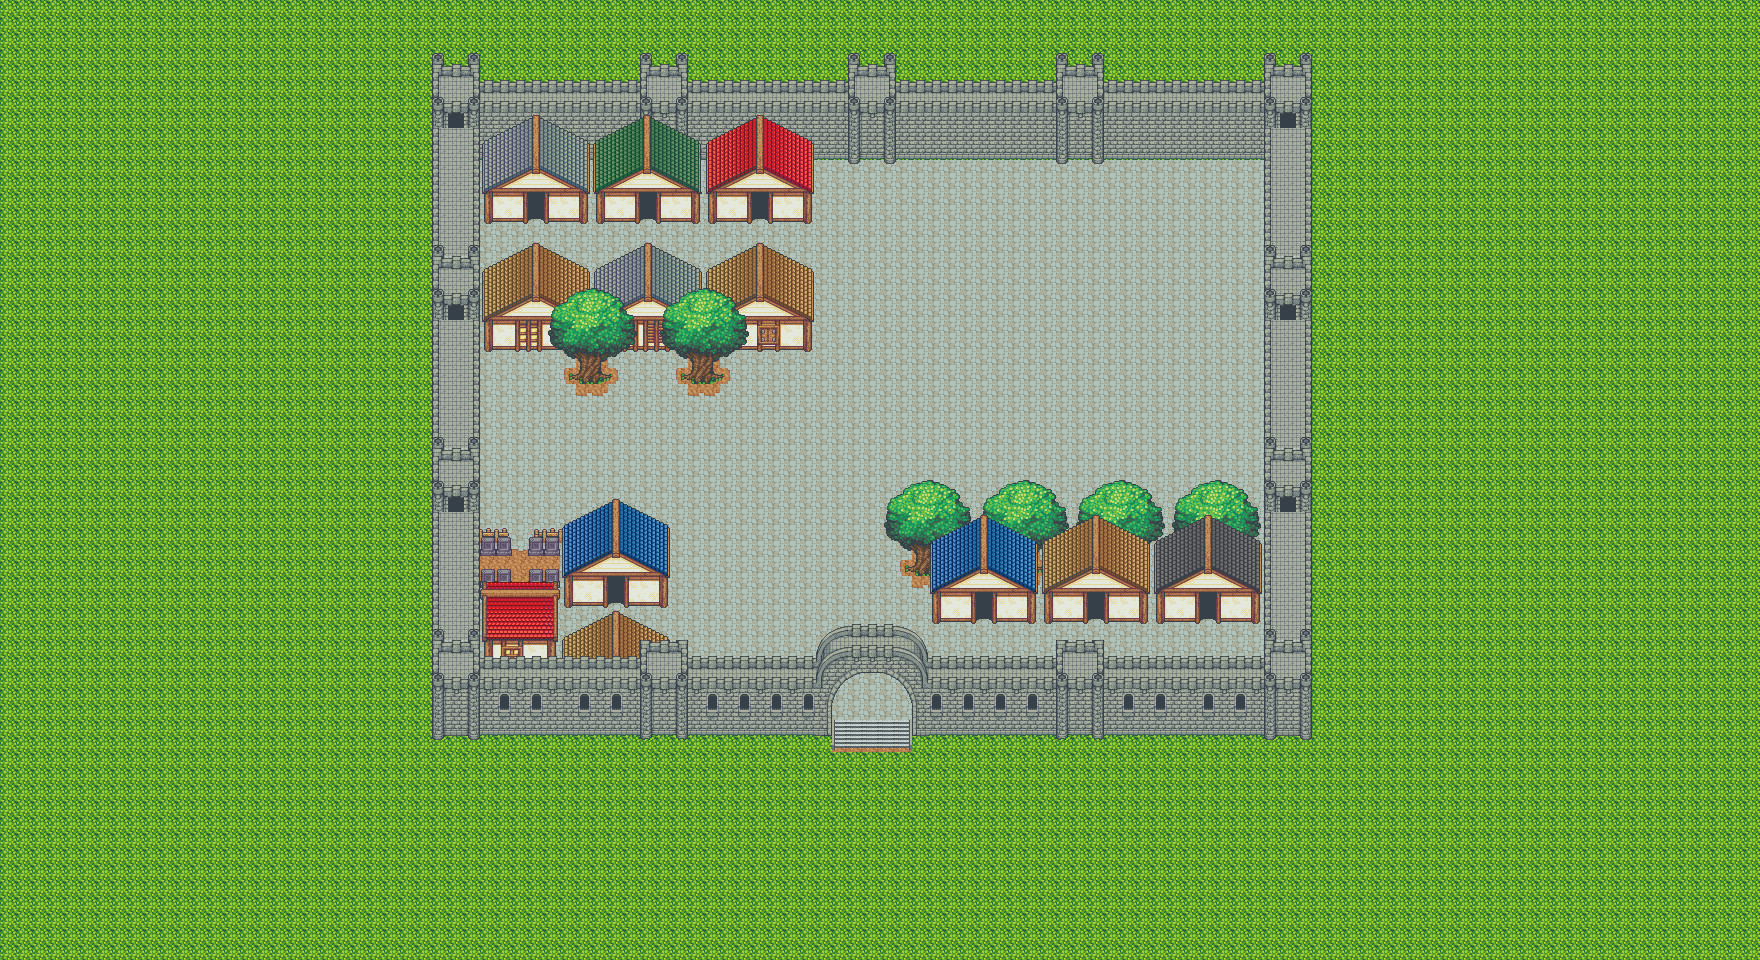

This is a level from a 2D game, rendered from its Tiled map with the project's own tilesets. A one-line summary and the map file follow, with tile-layer data summarised:
An orthogonal 110x60 tile map with 16x16 px tiles, 12 tile layers (collision, sol, cloture, tombe, ...), 9 tilesets.

<map version="1.0" orientation="orthogonal" renderorder="left-down" width="110" height="60" tilewidth="16" tileheight="16" nextobjectid="1">
 <tileset firstgid="1" name="castle" tilewidth="16" tileheight="16" tilecount="578">
  <image source="castle.png" trans="ff00ff" width="544" height="272" />
 </tileset>
 <tileset firstgid="579" name="desert" tilewidth="16" tileheight="16" tilecount="414">
  <image source="desert.png" trans="ff00ff" width="288" height="368" />
 </tileset>
 <tileset firstgid="993" name="dungeon" tilewidth="16" tileheight="16" tilecount="1479">
  <image source="dungeon.png" trans="ff00ff" width="816" height="464" />
 </tileset>
 <tileset firstgid="2472" name="house" tilewidth="16" tileheight="16" tilecount="2622">
  <image source="house.png" trans="ff00ff" width="1104" height="608" />
 </tileset>
 <tileset firstgid="5094" name="inside" tilewidth="16" tileheight="16" tilecount="1680">
  <image source="inside.png" trans="ff00ff" width="768" height="560" />
 </tileset>
 <tileset firstgid="6774" name="outside" tilewidth="16" tileheight="16" tilecount="1248">
  <image source="outside.png" trans="ff00ff" width="832" height="384" />
 </tileset>
 <tileset firstgid="8022" name="terrain" tilewidth="16" tileheight="16" tilecount="1482">
  <image source="terrain.png" trans="ff00ff" width="624" height="608" />
 </tileset>
 <tileset firstgid="9504" name="water" tilewidth="16" tileheight="16" tilecount="2805">
  <image source="water.png" trans="ff00ff" width="816" height="880" />
 </tileset>
 <tileset firstgid="12309" name="collision" tilewidth="16" tileheight="16" tilecount="20">
  <image source="collision.png" trans="ff00ff" width="64" height="80" />
 </tileset>
 <layer name="collision" width="110" height="60">
  <data>[6600 cells, 1088 non-empty, 1 distinct tile ids]</data>
 </layer>
 <layer name="sol" width="110" height="60">
  <data>[6600 cells, 6600 non-empty, 7 distinct tile ids]</data>
 </layer>
 <layer name="cloture" width="110" height="60">
  <data>[6600 cells, 5 non-empty, 3 distinct tile ids]</data>
 </layer>
 <layer name="tombe" width="110" height="60">
  <data>[6600 cells, 16 non-empty, 2 distinct tile ids]</data>
 </layer>
 <layer name="arbre_2 " width="110" height="60">
  <data>[6600 cells, 144 non-empty, 36 distinct tile ids]</data>
 </layer>
 <layer name="maison bas" width="110" height="60">
  <data>[6600 cells, 275 non-empty, 145 distinct tile ids]</data>
 </layer>
 <layer name="arbre" width="110" height="60">
  <data>[6600 cells, 72 non-empty, 36 distinct tile ids]</data>
 </layer>
 <layer name="mur bas" width="110" height="60">
  <data>[6600 cells, 288 non-empty, 73 distinct tile ids]</data>
 </layer>
 <layer name="mur haut" width="110" height="60">
  <data>[6600 cells, 320 non-empty, 28 distinct tile ids]</data>
 </layer>
 <layer name="maison" width="110" height="60">
  <data>[6600 cells, 294 non-empty, 222 distinct tile ids]</data>
 </layer>
 <layer name="mur coté" width="110" height="60">
  <data>[6600 cells, 236 non-empty, 22 distinct tile ids]</data>
 </layer>
 <layer name="haut de tour" width="110" height="60">
  <data>[6600 cells, 18 non-empty, 3 distinct tile ids]</data>
 </layer>
</map>
